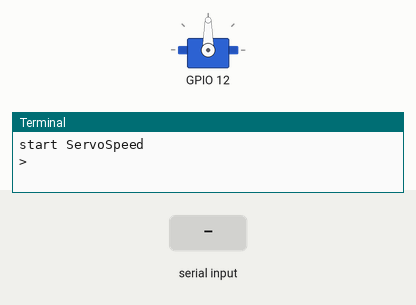
Recording of a program running on a simulated Raspberry Pi (BCM pin numbers). On the bench: servo, the last lines printed to the terminal. The test bench sets the inputs (shaded band). Servo angles are drawn from the pulse width (0.5 ms = 0°, 2.5 ms = 180°).

Above: at 1.2 s.
1.3 s: "90" typed at the terminal, then Enter
At 2.4 s:
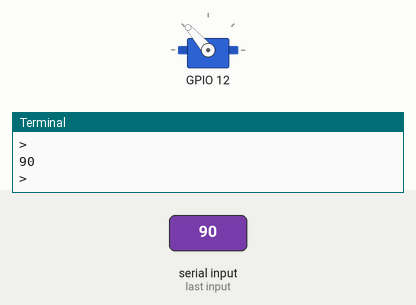
2.8 s: "1" typed at the terminal, then Enter
At 3.5 s:
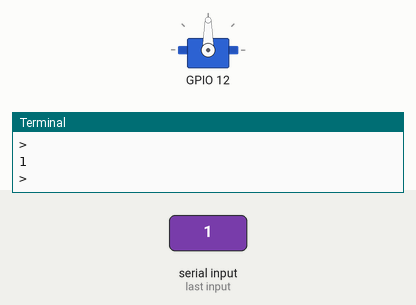
Timing chart, 0 to 5.8 s (numbered marks = the images above; inputs shaded):
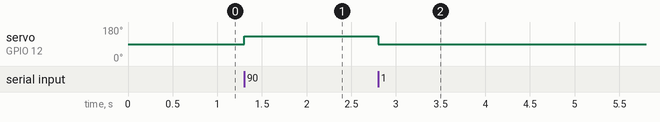

The program:

wiringpi_servo_speed.py
```python
#! /usr/bin/env python
# Python Sample
#   Test for Continuous Rotation Servo
#   command specify speed : -100 - 0 - 100
# 2016-05-30 K.OHWADA @ FabLab Kannai

import wiringpi

#
# ServoSpeed
#
# spped
#   -100 : clockwide full speed
#   0 : stop
#   100 : anticlockwide full speed
#
class ServoSpeed():
	# PWM base clock 19.2 MHz
	# PWM clock 200 KHz
	CLOCK = 96 # 96 = 19.2 MHz / 200 KHz
	RANGE = 4000 # 20ms * 200 KHz
	PULSE_STOP = 300 # 1.5ms  * 200 KHz
	COEF = 1.0 # 0.5ms  * 200 KHz / 100
	MIN_SPEED = -100
	STOP_SPEED = 0
	MAX_SPEED = 100
	pin = 0
	isDebugPrint = False
	pulseOffset = 0

	def __init__(self, pin):
		self.pin = int(pin)

	def setDebugPrint(self, debug):
		self.isDebugPrint = bool(debug)

	def setOffset(self, offset):
		self.pulseOffset = self.COEF * float(offset)
		if self.isDebugPrint:
			print "offset; " + str(offset) + " -> " + str(self.pulseOffset)

	def setupGpio(self):
		wiringpi.wiringPiSetupGpio()

	def setPinMode(self):
		wiringpi.pinMode(self.pin, wiringpi.PWM_OUTPUT)

	def setPwm(self):
		wiringpi.pwmSetMode(wiringpi.PWM_MODE_MS)
		wiringpi.pwmSetClock(self.CLOCK)
		wiringpi.pwmSetRange(self.RANGE)

	def stop(self):
		self.change(0) # stop

	def quit(self):
		wiringpi.pwmWrite(self.pin, 0) # no pluse

	def change(self, speed):
		pulse = self.calcPulse(speed)
		wiringpi.pwmWrite(self.pin, pulse)

	def calcPulse(self, speed):
		# -100 -> 200
		# 0 -> 300
		# 100 -> 400
		speed = float(speed)
		if speed < self.MIN_SPEED: speed = self.MIN_SPEED
		if speed > self.MAX_SPEED: speed = self.MAX_SPEED
		pulse = int( self.PULSE_STOP + self.pulseOffset + self.COEF * speed )
		if self.isDebugPrint:
			print str(speed) + " -> " + str(pulse)
		return pulse

# end of class

# main
print "start ServoSpeed"
PIN = 12 # con-pin 32
DEBUG = False
servo = ServoSpeed(PIN)
servo.setDebugPrint(DEBUG)
servo.setupGpio()
servo.setPinMode()
servo.setPwm()
servo.stop()

try:
	# endless loop
	while True:
		# wait to enter command
		speed = input('> ')
		servo.change(speed)
except KeyboardInterrupt:
	# exit the loop, if key Interrupt
	pass

servo.quit()
# end of main
```

Measured:
- after the input at 1.3 s, servo on GPIO 12: 90° → 131° at once
- after the input at 2.8 s, servo on GPIO 12: 131° → 90° at once
